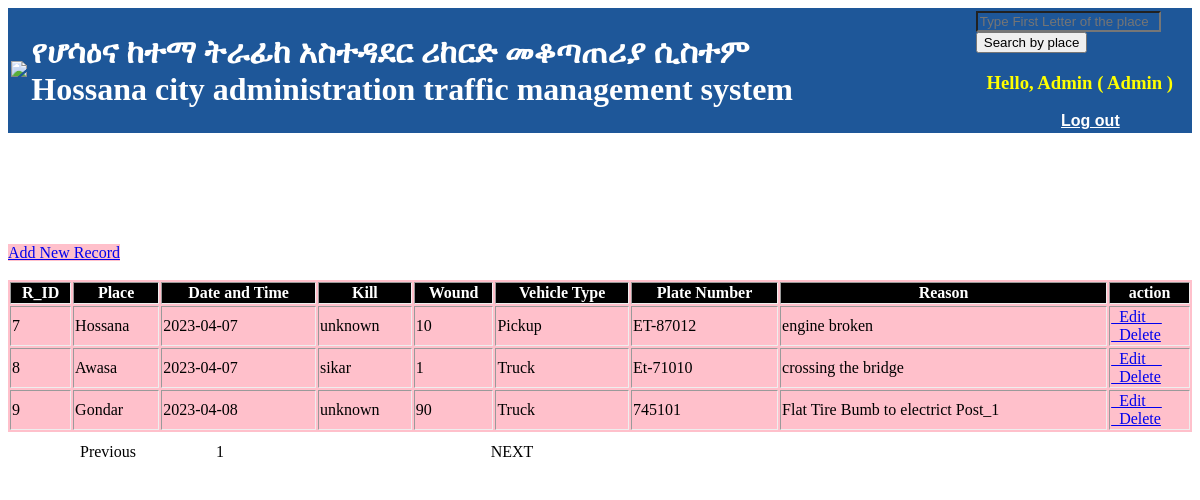
Page /pagination.php (signed in) on the committed database.
### tables this page shows
CREATE TABLE `record` (
  `r_id` int(9) NOT NULL,
  `type` varchar(200) NOT NULL,
  `place` varchar(200) NOT NULL,
  `dt` varchar(200) NOT NULL,
  `kill` varchar(200) NOT NULL,
  `wound` varchar(200) NOT NULL,
  `v_type` varchar(200) NOT NULL,
  `v_number` varchar(200) NOT NULL,
  `reason` varchar(200) NOT NULL
);

### pagination.php (the view, shortened to what this page needs)
<!DOCTYPE html>
<html lang="en">
<?php
if(!(isset($_SESSION['log_user'])))
			{
				header("location:check.php");
			}
			else
			{
					?>
<head>
</head>
<body >
<?php
include("menu.php");
?>
<div class="container">
<center>
 <h2><u>List Of Accident records</u></h2>
  <br><br></center>
<div class="row">
    <a href="addnew.php" class="btn btn-success" style="background-color:pink;font-size:16px;">Add New Record</a>
<br><br>
	<table border="1" width="100%">
		  <thead><tr>
			<th>R_ID</th>
			<th>Place</th>
			<th>Date and Time</th>
			<th>Kill</th>
			<th>Wound</th>
			<th>Vehicle Type</th>
			<th>Plate Number</th>
			<th>Reason</th>
				<th>action</th>
		</tr>  </thead>
    <tbody>
<?php
$limit = 5;
    if (isset($_GET["page"] ))
        {
        $page  = $_GET["page"];
        }
    else
       {
        $page=1;
       };
$record_index= ($page-1) * $limit;
 $sql = "SELECT * FROM record LIMIT $record_index, $limit";
   $retval = mysqli_query($con, $sql);
   if (mysqli_num_rows($retval) > 0) {
         while($row = mysqli_fetch_assoc($retval)) {
        echo '<tr>';
                            echo '<td>'. $row['r_id'] . '</td>';
                            echo '<td>'. $row['place'] . '</td>';
                            echo '<td>'. $row['dt'] . '</td>';
                            echo '<td>'. $row['kill'] . '</td>';
							echo '<td>'. $row['wound'] . '</td>';
							echo '<td>'. $row['v_type'] . '</td>';
							echo '<td>'. $row['v_number'] . '</td>';
							echo '<td>'. $row['reason'] . '</td>';
                           echo '<td>'. "<a class='btn btn-primary' href=update_accident.php?id=".$row["r_id"].">&nbsp;&nbsp;Edit&nbsp;&nbsp;&nbsp;&nbsp;</a><br>"."<a class='btn btn-danger' href=delete_accident.php?id=".$row["r_id"].">&nbsp;&nbsp;Delete</a><br></td></tr>";
     }
}
    else {
    echo "0 results";
}
echo "</tbody>";
 echo "</table>";
$sql = "SELECT COUNT(*) FROM record";
$retval1 = mysqli_query($con, $sql);
$row = mysqli_fetch_row($retval1);
$total_records = $row[0];
$total_pages = ceil($total_records / $limit);
   echo "<ul>";
   echo "<li><a href='pagination.php?page=".($page-1)."'>Previous</a></li>";
for ($i=1; $i<=$total_pages; $i++) {
    echo "<li><a style='width:10%;' href='pagination.php?page=".$i."'>".$i."</a></li>";
};  echo "<li><a href='pagination.php?page=".($page+1)."'>NEXT</a></li>";
   echo"</ul></div>";
			}
?>
    </div>
</body>
</html>

### styles.css (style rules this page uses)
body { background-size:cover; background-repeat:no-repeat; background-attachment:fixed; color:#fff; }
ul { margin:0px; padding:0px; list-style:none; }
ul li { float:left; width:200px; height:40px; line-height:40px; text-align:center; margin-right:2px; border-radius:5px; background-color: #fff; }
ul li a { text-decoration:none; color:#000; display:block; }
.container { padding-top:20px; }

### pagination.php (style rules this page uses)
table { color:#000; border:none; background-color:pink; }
th { font-size:16px; background-color:black; color:#fff; }

### rows in the picture
record: r_id "7", place "Hossana", dt "2023-04-07", kill "unknown", wound "10", v_type "Pickup", v_number "ET-87012", reason "engine broken"
record: r_id "8", place "Awasa", dt "2023-04-07", kill "sikar", wound "1", v_type "Truck", v_number "Et-71010", reason "crossing the bridge"
record: r_id "9", place "Gondar", dt "2023-04-08", kill "unknown", wound "90", v_type "Truck", v_number "745101", reason "Flat Tire Bumb to electrict Post_1"

### other values in the picture
$_SESSION['log_user'] "Admin"
$_SESSION['Acc_Type'] "Admin"
